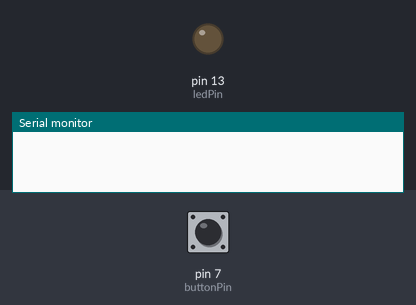
Bench run of a sketch on a simulated Arduino Uno, built with avr-gcc and run on an emulated ATmega328P. On the bench: output pins drawn as LEDs (lit = HIGH), the last lines printed to the serial monitor. Dashed ring = blinking. The test bench sets the inputs (shaded band); at power-on: pin 7 (buttonPin) HIGH.

Above: at 1.2 s.
1.3 s: pin 7 (buttonPin) pulled LOW for 0.15 s
2.9 s: pin 7 (buttonPin) pulsed LOW 5 times (0.12 s each, 0.3 s apart)
At 3.29 s:
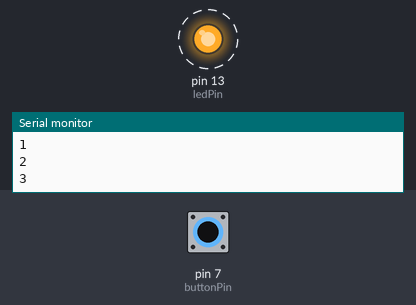
Timing chart, 0 to 5.9 s (numbered marks = the images above; inputs shaded):
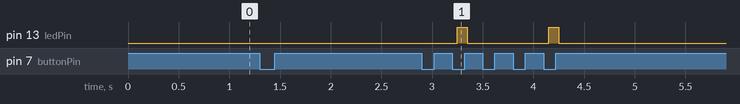

The sketch:

deboucing.ino
```cpp
// Materiais: 2 leds, butão, fios, breadboard, 2 220 ohm resistores
// Exercício 1.7

int ledPin = 13;
int buttonPin = 7;
int counter = 0;
int reading = HIGH;
int lastButtonState = HIGH;
int debounceDelay = 50;
long lastDebounceTime = 0;

void setup() {
  pinMode(ledPin, OUTPUT);
  pinMode(buttonPin, INPUT_PULLUP);
  Serial.begin(9600);
}

void loop() {
  int buttonState = digitalRead(buttonPin);
  if (buttonState != lastButtonState) {
	lastDebounceTime = millis();
  }

  if ((millis() - lastDebounceTime) > debounceDelay) {
	if (reading != buttonState) {
	  reading = buttonState;
	  if (reading == LOW) {
		counter++;
		Serial.println(counter);
	  }

	  if (counter % 3 == 0 && reading == LOW) {
		digitalWrite(ledPin, HIGH);
		delay(100);
		digitalWrite(ledPin, LOW);
	  }
	}
  }

  lastButtonState = buttonState;
}
```

Measured:
- after the input at 2.9 s, pin 13 (ledPin): alternates HIGH for 0.10 s and LOW for 0.80 s, 4 changes in all, then stays LOW, starting after 0.35 s
